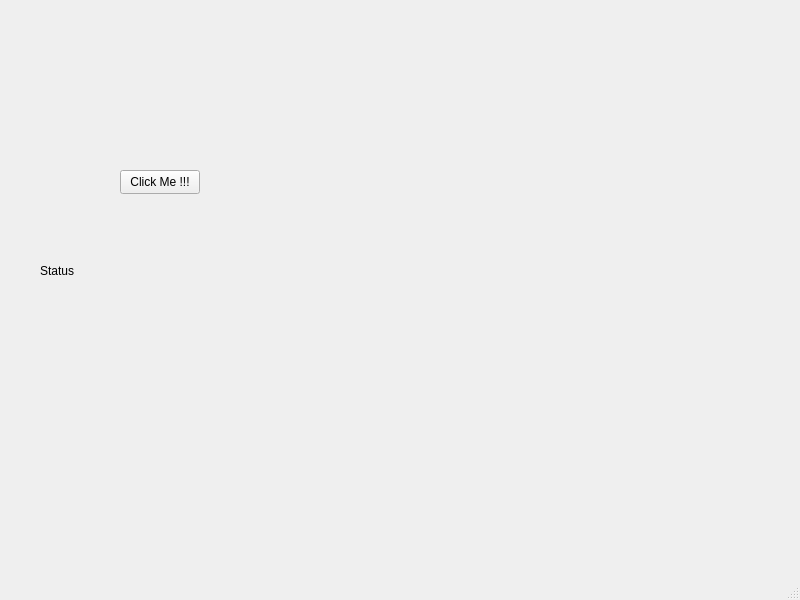
<?xml version="1.0" encoding="UTF-8"?>
<ui version="4.0">
 <class>MainWindow</class>
 <widget class="QMainWindow" name="MainWindow">
  <property name="geometry">
   <rect>
    <x>0</x>
    <y>0</y>
    <width>800</width>
    <height>600</height>
   </rect>
  </property>
  <property name="windowTitle">
   <string>MainWindow</string>
  </property>
  <widget class="QWidget" name="centralwidget">
   <widget class="QPushButton" name="pushButtonClose">
    <property name="geometry">
     <rect>
      <x>120</x>
      <y>170</y>
      <width>80</width>
      <height>24</height>
     </rect>
    </property>
    <property name="text">
     <string>Click Me !!!</string>
    </property>
   </widget>
   <widget class="QLabel" name="label">
    <property name="geometry">
     <rect>
      <x>40</x>
      <y>220</y>
      <width>281</width>
      <height>101</height>
     </rect>
    </property>
    <property name="text">
     <string>Status</string>
    </property>
   </widget>
  </widget>
  <widget class="QMenuBar" name="menubar">
   <property name="geometry">
    <rect>
     <x>0</x>
     <y>0</y>
     <width>800</width>
     <height>21</height>
    </rect>
   </property>
  </widget>
  <widget class="QStatusBar" name="statusbar"/>
 </widget>
 <resources/>
 <connections/>
</ui>
